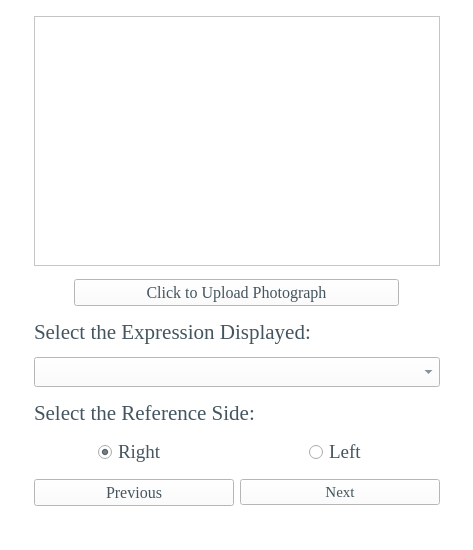
<?xml version="1.0" encoding="UTF-8"?>
<ui version="4.0">
 <class>MainWindow</class>
 <widget class="QMainWindow" name="MainWindow">
  <property name="geometry">
   <rect>
    <x>0</x>
    <y>0</y>
    <width>473</width>
    <height>550</height>
   </rect>
  </property>
  <property name="sizePolicy">
   <sizepolicy hsizetype="Fixed" vsizetype="Fixed">
    <horstretch>0</horstretch>
    <verstretch>0</verstretch>
   </sizepolicy>
  </property>
  <property name="minimumSize">
   <size>
    <width>400</width>
    <height>550</height>
   </size>
  </property>
  <property name="maximumSize">
   <size>
    <width>686</width>
    <height>550</height>
   </size>
  </property>
  <property name="windowTitle">
   <string>Selection Window</string>
  </property>
  <property name="windowIcon">
   <iconset>
    <normaloff>../icons/Home_logo_square.jpg</normaloff>../icons/Home_logo_square.jpg</iconset>
  </property>
  <property name="styleSheet">
   <string notr="true">background-color: rgb(255, 255, 255);</string>
  </property>
  <widget class="QWidget" name="centralwidget">
   <layout class="QGridLayout" name="gridLayout">
    <item row="10" column="2">
     <widget class="QPushButton" name="nextButton">
      <property name="sizePolicy">
       <sizepolicy hsizetype="Fixed" vsizetype="Fixed">
        <horstretch>0</horstretch>
        <verstretch>0</verstretch>
       </sizepolicy>
      </property>
      <property name="minimumSize">
       <size>
        <width>200</width>
        <height>0</height>
       </size>
      </property>
      <property name="font">
       <font>
        <family>Times New Roman</family>
        <pointsize>11</pointsize>
       </font>
      </property>
      <property name="styleSheet">
       <string notr="true">color: rgb(68, 85, 95);</string>
      </property>
      <property name="text">
       <string>Next</string>
      </property>
     </widget>
    </item>
    <item row="1" column="0" colspan="4" alignment="Qt::AlignHCenter">
     <widget class="QPushButton" name="loadPhotoButton">
      <property name="sizePolicy">
       <sizepolicy hsizetype="Fixed" vsizetype="Fixed">
        <horstretch>0</horstretch>
        <verstretch>0</verstretch>
       </sizepolicy>
      </property>
      <property name="minimumSize">
       <size>
        <width>325</width>
        <height>0</height>
       </size>
      </property>
      <property name="font">
       <font>
        <family>Times New Roman</family>
        <pointsize>12</pointsize>
       </font>
      </property>
      <property name="styleSheet">
       <string notr="true">color: rgb(68, 85, 95);</string>
      </property>
      <property name="text">
       <string>Click to Upload Photograph</string>
      </property>
     </widget>
    </item>
    <item row="8" column="1" alignment="Qt::AlignHCenter">
     <widget class="QRadioButton" name="rightSideButton">
      <property name="sizePolicy">
       <sizepolicy hsizetype="Fixed" vsizetype="Fixed">
        <horstretch>0</horstretch>
        <verstretch>0</verstretch>
       </sizepolicy>
      </property>
      <property name="font">
       <font>
        <family>Times New Roman</family>
        <pointsize>14</pointsize>
       </font>
      </property>
      <property name="styleSheet">
       <string notr="true">color: rgb(68, 85, 95);</string>
      </property>
      <property name="text">
       <string>Right </string>
      </property>
      <property name="checked">
       <bool>true</bool>
      </property>
     </widget>
    </item>
    <item row="0" column="1" colspan="2">
     <widget class="ImageDisplay" name="photoDisplay">
      <property name="sizePolicy">
       <sizepolicy hsizetype="Preferred" vsizetype="Preferred">
        <horstretch>0</horstretch>
        <verstretch>0</verstretch>
       </sizepolicy>
      </property>
      <property name="minimumSize">
       <size>
        <width>200</width>
        <height>250</height>
       </size>
      </property>
      <property name="maximumSize">
       <size>
        <width>1000</width>
        <height>250</height>
       </size>
      </property>
      <property name="frameShadow">
       <enum>QFrame::Sunken</enum>
      </property>
     </widget>
    </item>
    <item row="8" column="2" alignment="Qt::AlignHCenter">
     <widget class="QRadioButton" name="leftSideButton">
      <property name="sizePolicy">
       <sizepolicy hsizetype="Fixed" vsizetype="Fixed">
        <horstretch>0</horstretch>
        <verstretch>0</verstretch>
       </sizepolicy>
      </property>
      <property name="font">
       <font>
        <family>Times New Roman</family>
        <pointsize>14</pointsize>
       </font>
      </property>
      <property name="styleSheet">
       <string notr="true">color: rgb(68, 85, 95);</string>
      </property>
      <property name="text">
       <string>Left </string>
      </property>
     </widget>
    </item>
    <item row="10" column="1">
     <widget class="QPushButton" name="previousButton">
      <property name="sizePolicy">
       <sizepolicy hsizetype="Fixed" vsizetype="Fixed">
        <horstretch>0</horstretch>
        <verstretch>0</verstretch>
       </sizepolicy>
      </property>
      <property name="minimumSize">
       <size>
        <width>200</width>
        <height>0</height>
       </size>
      </property>
      <property name="font">
       <font>
        <family>Times New Roman</family>
        <pointsize>12</pointsize>
       </font>
      </property>
      <property name="styleSheet">
       <string notr="true">color: rgb(68, 85, 95);</string>
      </property>
      <property name="text">
       <string>Previous</string>
      </property>
     </widget>
    </item>
    <item row="3" column="1" colspan="2">
     <widget class="QComboBox" name="ExpressionComboBox">
      <property name="font">
       <font>
        <family>Times New Roman</family>
        <pointsize>14</pointsize>
       </font>
      </property>
      <property name="styleSheet">
       <string notr="true">color: rgb(68, 85, 95);</string>
      </property>
      <property name="editable">
       <bool>false</bool>
      </property>
     </widget>
    </item>
    <item row="4" column="1" colspan="2">
     <widget class="QLabel" name="expressionsLabel_2">
      <property name="maximumSize">
       <size>
        <width>16777215</width>
        <height>25</height>
       </size>
      </property>
      <property name="font">
       <font>
        <family>Times New Roman</family>
        <pointsize>16</pointsize>
        <strikeout>false</strikeout>
       </font>
      </property>
      <property name="layoutDirection">
       <enum>Qt::LeftToRight</enum>
      </property>
      <property name="autoFillBackground">
       <bool>false</bool>
      </property>
      <property name="styleSheet">
       <string notr="true">color: rgb(68, 85, 95);</string>
      </property>
      <property name="text">
       <string>Select the Reference Side:</string>
      </property>
      <property name="alignment">
       <set>Qt::AlignLeading|Qt::AlignLeft|Qt::AlignVCenter</set>
      </property>
     </widget>
    </item>
    <item row="2" column="1" colspan="2">
     <widget class="QLabel" name="expressionsLabel">
      <property name="maximumSize">
       <size>
        <width>16777215</width>
        <height>25</height>
       </size>
      </property>
      <property name="font">
       <font>
        <family>Times New Roman</family>
        <pointsize>16</pointsize>
        <strikeout>false</strikeout>
       </font>
      </property>
      <property name="autoFillBackground">
       <bool>false</bool>
      </property>
      <property name="styleSheet">
       <string notr="true">color: rgb(68, 85, 95);</string>
      </property>
      <property name="text">
       <string>Select the Expression Displayed:</string>
      </property>
     </widget>
    </item>
   </layout>
  </widget>
  <widget class="QMenuBar" name="menubar">
   <property name="geometry">
    <rect>
     <x>0</x>
     <y>0</y>
     <width>473</width>
     <height>26</height>
    </rect>
   </property>
  </widget>
  <widget class="QStatusBar" name="statusbar"/>
 </widget>
 <customwidgets>
  <customwidget>
   <class>ImageDisplay</class>
   <extends>QGraphicsView</extends>
   <header>ImageDisplay.h</header>
  </customwidget>
 </customwidgets>
 <resources/>
 <connections/>
</ui>
